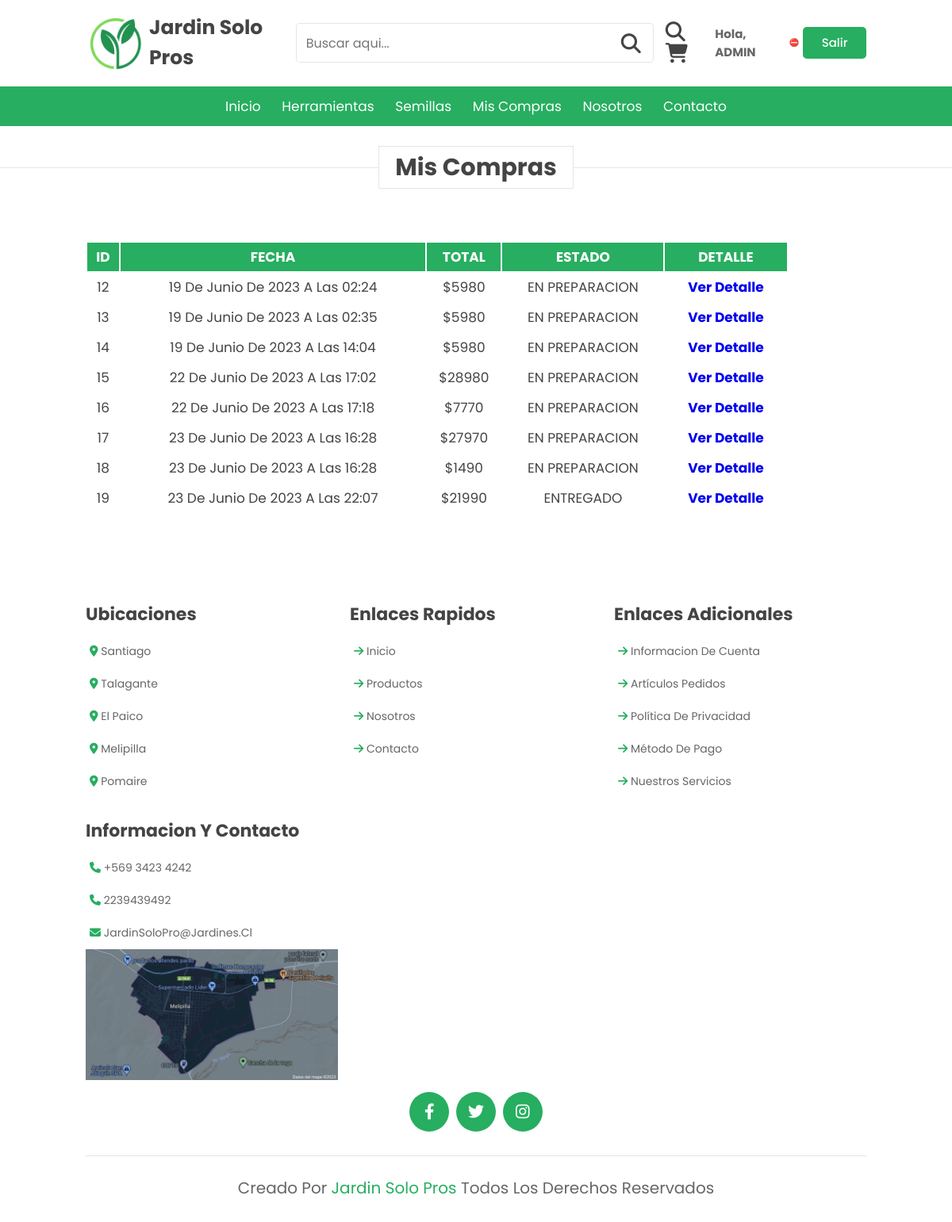
Page /historial (signed in) on the committed database.
### core/models.py (models this page shows, shortened)
class Venta(models.Model):
    id = models.AutoField(primary_key=True)
    fecha = models.DateTimeField(default=datetime.now())
    cliente = models.ForeignKey(to=User, on_delete=models.CASCADE)
    total = models.IntegerField()
    estado = models.CharField(max_length=20, default="EN PREPARACION")

### core/views.py (the view)
# urls.py: path("historial", historial, name="historial"),
def historial(request):
    if not request.user.is_authenticated:
        return redirect(to="login")
    compras = Venta.objects.filter(cliente=request.user)
    return render(request, 'core/historial.html', {"compras":compras})

### core/templates/core/historial.html (shortened to what this page needs)
{% extends 'core/base.html' %}
{% load static %}
{% block content %}
<h1 class="heading-pag"><span>Mis compras</span></h1>
<section id="historial">
    <table>
        <thead>
            <tr>
                <th>ID</th>
                <th>FECHA</th>
                <th>TOTAL</th>
                <th>ESTADO</th>
                <th>DETALLE</th>
            </tr>
        </thead>
        <tbody>
            {% for fila in compras %}
            <tr>
                <td>{{fila.id}}</td>
                <td>{{fila.fecha}}</td>
                <td>${{fila.total}}</td>
                <td>{{fila.estado}}</td>
                <th>
                    <a href="{% url 'dropitem' fila.id %}">
                        <a href="{% url 'detalle' %}">ver detalle</a>
                    </a>
                </th>
            </tr>
            {% endfor %}
        </tbody>
    </table>
</section>
{% endblock %}

### core/templates/core/base.html (shortened to what this page needs)
{% load static %}
<!DOCTYPE html>
<html lang="en">
<head>
  <link rel="stylesheet" href="{% static 'style.css' %}">
  <link rel="stylesheet" href="https://cdnjs.cloudflare.com/ajax/libs/font-awesome/6.4.0/css/all.min.css">
  <link rel="stylesheet" href="https://cdn.jsdelivr.net/npm/swiper@9/swiper-bundle.min.css" />
</head>
<body>
  <header class="header">
    <div class="header-1">
      <img src="{% static 'img/inicio/jardineria2.0.a.png' %}" alt="">
      <a href="{% url 'home' %}" class="logo"></i> Jardin Solo Pros</a>
      <form action="" class="search-bucar">
        <input type="search" name="" placeholder="Buscar aqui..." id="search0-box">
        <label for="search-box" class="fas fa-search"></label>
      </form>
      <div class="icons">
        <div id="search-btn" class="fas fa-search"></div>
        <a href="{% url 'carrito' %}" class="fas fa-shopping-cart"></a>
      </div>
      <div class="usuario">
        {% if user.is_authenticated %}
        <h1 class="ingreso" >Hola, {{ user.username | upper }}</h1>
              {% if suscrito %}
                  ✅
              {% else %}
                  ⛔
              {% endif %}
          <a href="{% url 'logout' %}">Salir</a>
        {% else %}
          <a href="{% url 'login' %}">Login</a>
          <a href="{% url 'registro' %}">Registro</a>
        {% endif %}
      </div>
    </div>
    <div class="header-2">
      <nav class="navbar">
        <a href="{% url 'home' %}">Inicio</a>
        <a href="{% url 'herramientas' %}">Herramientas</a>
        <a href="{% url 'semillas' %}">Semillas</a>
        <a href="{% url 'historial' %}">Mis compras</a>
        <a href="#arrivals">Nosotros</a>
        <a href="#reviews">Contacto</a>
      </nav>
    </div>
  </header>
</body>
{% block content %}
{% endblock %}
<section class="footer">
    <div class="box-container">
      <div class="box">
        <h3>Ubicaciones</h3>
        <a href="#"><i class="fas fa-map-marker-alt"></i> Santiago</a>
        <a href="#"><i class="fas fa-map-marker-alt"></i> Talagante</a>
        <a href="#"><i class="fas fa-map-marker-alt"></i> El paico</a>
        <a href="#"><i class="fas fa-map-marker-alt"></i> Melipilla</a>
        <a href="#"><i class="fas fa-map-marker-alt"></i> Pomaire</a>
      </div>
      <div class="box">
        <h3>Enlaces Rapidos</h3>
        <a href="#"> <i class="fas fa-arrow-right"> </i> Inicio</a>
        <a href="#"> <i class="fas fa-arrow-right"> </i> Productos</a>
        <a href="#"> <i class="fas fa-arrow-right"> </i> Nosotros</a>
        <a href="#"> <i class="fas fa-arrow-right"> </i> Contacto</a>
      </div>
      <div class="box">
        <h3>Enlaces adicionales</h3>
        <a href="#"> <i class="fas fa-arrow-right"> </i> informacion de cuenta</a>
        <a href="#"> <i class="fas fa-arrow-right"> </i> artículos pedidos</a>
        <a href="#"> <i class="fas fa-arrow-right"> </i> política de privacidad</a>
        <a href="#"> <i class="fas fa-arrow-right"> </i> método de pago</a>
        <a href="#"> <i class="fas fa-arrow-right"> </i> Nuestros servicios</a>
      </div>
      <div class="box">
        <h3>Informacion Y Contacto</h3>
        <a href="#"> <i class="fas fa-phone"> </i> +569 3423 4242</a>
        <a href="#"> <i class="fas fa-phone"> </i> 2239439492</a>
        <a href="#"> <i class="fas fa-envelope"> </i> jardinSoloPro@jardines.cl</a>
        <img src="{% static 'img/mapa.png' %}" class="map" alt="">
      </div>
    </div>
    <div class="share">
      <a href="#" class="fab fa-facebook-f"></a>
      <a href="#" class="fab fa-twitter"></a>
      <a href="#" class="fab fa-instagram"></a>
    </div>
    <div class="credit"> Creado por <span>Jardin Solo Pros</span> Todos los derechos reservados </div>
</section>

### core/static/style.css (style rules this page uses)
:root { --green:#27ae60; --dark-color:#219150; --black:#444; --light-color:#666; --border:.1rem solid rgba(0,0,0,.1); --border-hover:.1rem solid var(--black); --box-shadow:0 .5rem 1rem rgba(0,0,0,.1); }
* { font-family: 'Poppins', sans-serif; margin:0; padding: 0; box-sizing: border-box; outline: none; text-decoration: none; text-transform: capitalize; transition:all .2s linear; transition: widht none; }
html { font-size: 62.5%; overflow-x: hidden; scroll-padding-top: 5rem; scroll-behavior: smooth; }
section { padding: 5rem 9%; }
.heading-pag { text-align: center; margin-bottom: 2rem; margin-top: 3rem; position: relative; }
.heading-pag::before { content: ''; position: absolute; top: 50%; left: 0; transform: translateY(-50%); width: 100%; height: .01rem; background: rgba(0,0,0,.1); z-index: -1; }
.heading-pag span { font-size: 3rem; padding: .5rem 2rem; color: var(--black); background: #fff; border: var(--border); }
.header .header-1 { background: #fff; padding: 1.5rem 9%; display: flex; align-items: center; justify-content: space-between; }
.header-1 img { max-width: 80px; }
.header .header-1 .logo { font-size: 2.5rem; font-weight: bolder; color: var(--black); }
.header .header-1 .search-bucar { width: 50rem; height: 5rem; border: var(--border); overflow: hidden; background: #fff; display: flex; align-items: center; border-radius: .5rem; }
.header .header-1 .search-bucar input { font-size: 1.6rem; padding: 0 1.2rem; height: 100%; width: 100%; text-transform: none; color: var(--black); border: none; }
.header .header-1 .search-bucar label { font-size: 2.5rem; padding-right: 1.5rem; color: var(--black); cursor: pointer; }
.header .header-1 .icons div, .header .header-1 .icons a { font-size: 2.5rem; margin-left: 1.5rem; color: var(--black); cursor: pointer; }
.header .header-2 { background: var(--green); }
.header .header-2 .navbar { text-align: center; }
.header .header-2 .navbar a { color: #fff; display: inline-block; padding: 1.2rem; font-size: 1.7rem; }
.footer .box-container { display: grid; grid-template-columns: repeat(auto-fit, minmax(25rem, 1fr)); gap: 1.5rem; }
.footer .box-container .box h3 { font-size: 2.2rem; color: var(--black); padding: 1rem 0; }
.footer .box-container .box a { display: block; font-size: 1.4rem; color: var(--light-color); padding: 1rem 0; }
.footer .box-container .box a i { color: var(--green); padding-left: .5rem; }
.footer .box-container .box .map { width: 100%; }
.footer .share { padding: 1rem 0; text-align: center; }
.footer .share a { height: 5rem; width: 5rem; line-height: 5rem; font-size: 2rem; color: #fff; background: var(--green); margin: 0 .3rem; border-radius: 50%; }
.footer .credit { border-top: var(--border); margin-top: 2rem; padding: 0 1rem; padding-top: 2.5rem; font-size: 2rem; color: var(--light-color); text-align: center; }
.footer .credit span { color: var(--green); }
.usuario { height: 100%; display: flex; column-gap: 5px; align-items: center; }
.usuario >a { color: #ffffff; display: block; height: 40px; background-color: #27ae60; width: 90px; text-align: center; line-height: 40px; text-decoration: none; transition-duration: 0.5s; border-radius: 0.5rem; font-size: 15px; font-weight: 500; }
table { width: 90%; }
thead { background-color: #27ae60; color: #ffffff; height: 30px; text-align: center; }
th { padding: 5px; font-size: 1.7rem; }
td { text-align: center; font-size: 1.7rem; color: var(--black); }
.ingreso { color: var(--light-color); font-size: 15px; margin-right: 5px; }

### rows in the picture
Venta: id "12", fecha "19 De Junio De 2023 A Las 02:24", total "5980", estado "EN PREPARACION"
Venta: id "13", fecha "19 De Junio De 2023 A Las 02:35", total "5980", estado "EN PREPARACION"
Venta: id "14", fecha "19 De Junio De 2023 A Las 14:04", total "5980", estado "EN PREPARACION"
Venta: id "15", fecha "22 De Junio De 2023 A Las 17:02", total "28980", estado "EN PREPARACION"
Venta: id "16", fecha "22 De Junio De 2023 A Las 17:18", total "7770", estado "EN PREPARACION"
Venta: id "17", fecha "23 De Junio De 2023 A Las 16:28", total "27970", estado "EN PREPARACION"
Venta: id "18", fecha "23 De Junio De 2023 A Las 16:28", total "1490", estado "EN PREPARACION"
Venta: id "19", fecha "23 De Junio De 2023 A Las 22:07", total "21990", estado "ENTREGADO"

### other values in the picture
{{ user.username | upper }} "ADMIN"
